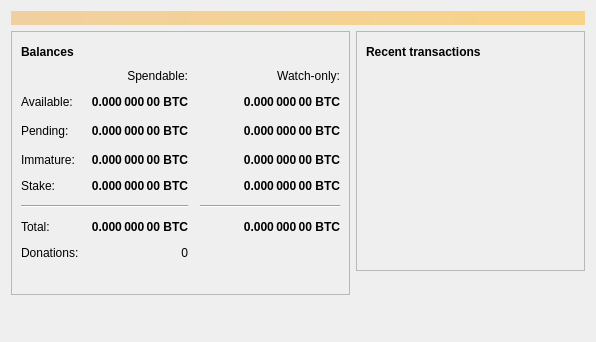
<?xml version="1.0" encoding="UTF-8"?>
<ui version="4.0">
 <class>OverviewPage</class>
 <widget class="QWidget" name="OverviewPage">
  <property name="geometry">
   <rect>
    <x>0</x>
    <y>0</y>
    <width>596</width>
    <height>342</height>
   </rect>
  </property>
  <property name="windowTitle">
   <string>Form</string>
  </property>
  <layout class="QVBoxLayout" name="topLayout">
   <item>
    <widget class="QLabel" name="labelAlerts">
     <property name="visible">
      <bool>false</bool>
     </property>
     <property name="styleSheet">
      <string notr="true">QLabel { background-color: qlineargradient(x1: 0, y1: 0, x2: 1, y2: 0, stop:0 #F0D0A0, stop:1 #F8D488); color:#000000; }</string>
     </property>
     <property name="wordWrap">
      <bool>true</bool>
     </property>
     <property name="margin">
      <number>3</number>
     </property>
     <property name="textInteractionFlags">
      <set>Qt::TextSelectableByMouse</set>
     </property>
    </widget>
   </item>
   <item>
    <layout class="QHBoxLayout" name="horizontalLayout" stretch="1,1">
     <item>
      <layout class="QVBoxLayout" name="verticalLayout_2">
       <item>
        <widget class="QFrame" name="frame">
         <property name="frameShape">
          <enum>QFrame::StyledPanel</enum>
         </property>
         <property name="frameShadow">
          <enum>QFrame::Raised</enum>
         </property>
         <layout class="QVBoxLayout" name="verticalLayout_4">
          <item>
           <layout class="QHBoxLayout" name="horizontalLayout_4">
            <item>
             <widget class="QLabel" name="label_5">
              <property name="font">
               <font>
                <weight>75</weight>
                <bold>true</bold>
               </font>
              </property>
              <property name="text">
               <string>Balances</string>
              </property>
             </widget>
            </item>
            <item>
             <widget class="QPushButton" name="labelWalletStatus">
              <property name="enabled">
               <bool>true</bool>
              </property>
              <property name="maximumSize">
               <size>
                <width>30</width>
                <height>16777215</height>
               </size>
              </property>
              <property name="toolTip">
               <string>The displayed information may be out of date. Your wallet automatically synchronizes with the Bitcoin network after a connection is established, but this process has not completed yet.</string>
              </property>
              <property name="text">
               <string/>
              </property>
              <property name="icon">
               <iconset resource="../bitcoin.qrc">
                <normaloff>:/icons/warning</normaloff>
                <disabledoff>:/icons/warning</disabledoff>:/icons/warning</iconset>
              </property>
              <property name="iconSize">
               <size>
                <width>24</width>
                <height>24</height>
               </size>
              </property>
              <property name="flat">
               <bool>true</bool>
              </property>
             </widget>
            </item>
            <item>
             <spacer name="horizontalSpacer_3">
              <property name="orientation">
               <enum>Qt::Horizontal</enum>
              </property>
              <property name="sizeHint" stdset="0">
               <size>
                <width>40</width>
                <height>20</height>
               </size>
              </property>
             </spacer>
            </item>
           </layout>
          </item>
          <item>
           <layout class="QGridLayout" name="gridLayout">
            <property name="spacing">
             <number>12</number>
            </property>
            <item row="2" column="2">
             <widget class="QLabel" name="labelWatchPending">
              <property name="font">
               <font>
                <weight>75</weight>
                <bold>true</bold>
               </font>
              </property>
              <property name="cursor">
               <cursorShape>IBeamCursor</cursorShape>
              </property>
              <property name="toolTip">
               <string>Unconfirmed transactions to watch-only addresses</string>
              </property>
              <property name="text">
               <string notr="true">0.000 000 00 BTC</string>
              </property>
              <property name="alignment">
               <set>Qt::AlignRight|Qt::AlignTrailing|Qt::AlignVCenter</set>
              </property>
              <property name="textInteractionFlags">
               <set>Qt::LinksAccessibleByMouse|Qt::TextSelectableByKeyboard|Qt::TextSelectableByMouse</set>
              </property>
             </widget>
            </item>
            <item row="2" column="1">
             <widget class="QLabel" name="labelUnconfirmed">
              <property name="font">
               <font>
                <weight>75</weight>
                <bold>true</bold>
               </font>
              </property>
              <property name="cursor">
               <cursorShape>IBeamCursor</cursorShape>
              </property>
              <property name="toolTip">
               <string>Total of transactions that have yet to be confirmed, and do not yet count toward the spendable balance</string>
              </property>
              <property name="text">
               <string notr="true">0.000 000 00 BTC</string>
              </property>
              <property name="alignment">
               <set>Qt::AlignRight|Qt::AlignTrailing|Qt::AlignVCenter</set>
              </property>
              <property name="textInteractionFlags">
               <set>Qt::LinksAccessibleByMouse|Qt::TextSelectableByKeyboard|Qt::TextSelectableByMouse</set>
              </property>
             </widget>
            </item>
            <item row="3" column="2">
             <widget class="QLabel" name="labelWatchImmature">
              <property name="font">
               <font>
                <weight>75</weight>
                <bold>true</bold>
               </font>
              </property>
              <property name="cursor">
               <cursorShape>IBeamCursor</cursorShape>
              </property>
              <property name="toolTip">
               <string>Mined balance in watch-only addresses that has not yet matured</string>
              </property>
              <property name="text">
               <string notr="true">0.000 000 00 BTC</string>
              </property>
              <property name="alignment">
               <set>Qt::AlignRight|Qt::AlignTrailing|Qt::AlignVCenter</set>
              </property>
              <property name="textInteractionFlags">
               <set>Qt::LinksAccessibleByMouse|Qt::TextSelectableByKeyboard|Qt::TextSelectableByMouse</set>
              </property>
             </widget>
            </item>
            <item row="5" column="0" colspan="2">
             <widget class="Line" name="line">
              <property name="orientation">
               <enum>Qt::Horizontal</enum>
              </property>
             </widget>
            </item>
            <item row="5" column="2">
             <widget class="Line" name="lineWatchBalance">
              <property name="sizePolicy">
               <sizepolicy hsizetype="Preferred" vsizetype="Fixed">
                <horstretch>0</horstretch>
                <verstretch>0</verstretch>
               </sizepolicy>
              </property>
              <property name="minimumSize">
               <size>
                <width>140</width>
                <height>0</height>
               </size>
              </property>
              <property name="orientation">
               <enum>Qt::Horizontal</enum>
              </property>
             </widget>
            </item>
            <item row="6" column="0">
             <widget class="QLabel" name="labelTotalText">
              <property name="text">
               <string>Total:</string>
              </property>
             </widget>
            </item>
            <item row="3" column="1">
             <widget class="QLabel" name="labelImmature">
              <property name="font">
               <font>
                <weight>75</weight>
                <bold>true</bold>
               </font>
              </property>
              <property name="cursor">
               <cursorShape>IBeamCursor</cursorShape>
              </property>
              <property name="toolTip">
               <string>Mined balance that has not yet matured</string>
              </property>
              <property name="text">
               <string notr="true">0.000 000 00 BTC</string>
              </property>
              <property name="alignment">
               <set>Qt::AlignRight|Qt::AlignTrailing|Qt::AlignVCenter</set>
              </property>
              <property name="textInteractionFlags">
               <set>Qt::LinksAccessibleByMouse|Qt::TextSelectableByKeyboard|Qt::TextSelectableByMouse</set>
              </property>
             </widget>
            </item>
            <item row="2" column="3">
             <spacer name="horizontalSpacer_2">
              <property name="orientation">
               <enum>Qt::Horizontal</enum>
              </property>
              <property name="sizeHint" stdset="0">
               <size>
                <width>40</width>
                <height>20</height>
               </size>
              </property>
             </spacer>
            </item>
            <item row="3" column="0">
             <widget class="QLabel" name="labelImmatureText">
              <property name="text">
               <string>Immature:</string>
              </property>
             </widget>
            </item>
            <item row="6" column="1">
             <widget class="QLabel" name="labelTotal">
              <property name="font">
               <font>
                <weight>75</weight>
                <bold>true</bold>
               </font>
              </property>
              <property name="cursor">
               <cursorShape>IBeamCursor</cursorShape>
              </property>
              <property name="toolTip">
               <string>Your current total balance</string>
              </property>
              <property name="text">
               <string notr="true">0.000 000 00 BTC</string>
              </property>
              <property name="alignment">
               <set>Qt::AlignRight|Qt::AlignTrailing|Qt::AlignVCenter</set>
              </property>
              <property name="textInteractionFlags">
               <set>Qt::LinksAccessibleByMouse|Qt::TextSelectableByKeyboard|Qt::TextSelectableByMouse</set>
              </property>
             </widget>
            </item>
            <item row="6" column="2">
             <widget class="QLabel" name="labelWatchTotal">
              <property name="font">
               <font>
                <weight>75</weight>
                <bold>true</bold>
               </font>
              </property>
              <property name="cursor">
               <cursorShape>IBeamCursor</cursorShape>
              </property>
              <property name="toolTip">
               <string>Current total balance in watch-only addresses</string>
              </property>
              <property name="text">
               <string notr="true">0.000 000 00 BTC</string>
              </property>
              <property name="alignment">
               <set>Qt::AlignRight|Qt::AlignTrailing|Qt::AlignVCenter</set>
              </property>
              <property name="textInteractionFlags">
               <set>Qt::LinksAccessibleByMouse|Qt::TextSelectableByKeyboard|Qt::TextSelectableByMouse</set>
              </property>
             </widget>
            </item>
            <item row="7" column="0">
             <widget class="QLabel" name="labelDonationsText">
              <property name="text">
               <string>Donations:</string>
              </property>
             </widget>
            </item>
            <item row="7" column="1">
             <widget class="QLabel" name="labelDonations">
              <property name="cursor">
               <cursorShape>IBeamCursor</cursorShape>
              </property>
              <property name="toolTip">
               <string>Total donations to the Kindcoin team</string>
              </property>
              <property name="text">
               <string>0</string>
              </property>
              <property name="alignment">
               <set>Qt::AlignRight|Qt::AlignTrailing|Qt::AlignVCenter</set>
              </property>
              <property name="textInteractionFlags">
               <set>Qt::LinksAccessibleByMouse|Qt::TextSelectableByKeyboard|Qt::TextSelectableByMouse</set>
              </property>
             </widget>
            </item>
            <item row="0" column="2">
             <widget class="QLabel" name="labelWatchonly">
              <property name="text">
               <string>Watch-only:</string>
              </property>
              <property name="alignment">
               <set>Qt::AlignRight|Qt::AlignTrailing|Qt::AlignVCenter</set>
              </property>
             </widget>
            </item>
            <item row="1" column="0">
             <widget class="QLabel" name="labelBalanceText">
              <property name="text">
               <string>Available:</string>
              </property>
             </widget>
            </item>
            <item row="1" column="1">
             <widget class="QLabel" name="labelBalance">
              <property name="font">
               <font>
                <weight>75</weight>
                <bold>true</bold>
               </font>
              </property>
              <property name="cursor">
               <cursorShape>IBeamCursor</cursorShape>
              </property>
              <property name="toolTip">
               <string>Your current spendable balance</string>
              </property>
              <property name="text">
               <string notr="true">0.000 000 00 BTC</string>
              </property>
              <property name="alignment">
               <set>Qt::AlignRight|Qt::AlignTrailing|Qt::AlignVCenter</set>
              </property>
              <property name="textInteractionFlags">
               <set>Qt::LinksAccessibleByMouse|Qt::TextSelectableByKeyboard|Qt::TextSelectableByMouse</set>
              </property>
             </widget>
            </item>
            <item row="1" column="2">
             <widget class="QLabel" name="labelWatchAvailable">
              <property name="font">
               <font>
                <weight>75</weight>
                <bold>true</bold>
               </font>
              </property>
              <property name="cursor">
               <cursorShape>IBeamCursor</cursorShape>
              </property>
              <property name="toolTip">
               <string>Your current balance in watch-only addresses</string>
              </property>
              <property name="text">
               <string notr="true">0.000 000 00 BTC</string>
              </property>
              <property name="alignment">
               <set>Qt::AlignRight|Qt::AlignTrailing|Qt::AlignVCenter</set>
              </property>
              <property name="textInteractionFlags">
               <set>Qt::LinksAccessibleByMouse|Qt::TextSelectableByKeyboard|Qt::TextSelectableByMouse</set>
              </property>
             </widget>
            </item>
            <item row="2" column="0">
             <widget class="QLabel" name="labelPendingText">
              <property name="text">
               <string>Pending:</string>
              </property>
             </widget>
            </item>
            <item row="0" column="1">
             <widget class="QLabel" name="labelSpendable">
              <property name="text">
               <string>Spendable:</string>
              </property>
              <property name="alignment">
               <set>Qt::AlignRight|Qt::AlignTrailing|Qt::AlignVCenter</set>
              </property>
             </widget>
            </item>
            <item row="4" column="0">
             <widget class="QLabel" name="labelStakeText">
              <property name="text">
               <string>Stake:</string>
              </property>
             </widget>
            </item>
            <item row="4" column="1">
             <widget class="QLabel" name="labelStake">
              <property name="font">
               <font>
                <weight>75</weight>
                <bold>true</bold>
               </font>
              </property>
              <property name="text">
               <string>0.000 000 00 BTC</string>
              </property>
              <property name="alignment">
               <set>Qt::AlignRight|Qt::AlignTrailing|Qt::AlignVCenter</set>
              </property>
              <property name="textInteractionFlags">
               <set>Qt::LinksAccessibleByMouse|Qt::TextSelectableByKeyboard|Qt::TextSelectableByMouse</set>
              </property>
             </widget>
            </item>
            <item row="4" column="2">
             <widget class="QLabel" name="labelWatchStake">
              <property name="font">
               <font>
                <weight>75</weight>
                <bold>true</bold>
               </font>
              </property>
              <property name="text">
               <string>0.000 000 00 BTC</string>
              </property>
              <property name="alignment">
               <set>Qt::AlignRight|Qt::AlignTrailing|Qt::AlignVCenter</set>
              </property>
              <property name="textInteractionFlags">
               <set>Qt::LinksAccessibleByMouse|Qt::TextSelectableByKeyboard|Qt::TextSelectableByMouse</set>
              </property>
             </widget>
            </item>
            <item row="2" column="3">
             <spacer name="horizontalSpacer_21">
              <property name="orientation">
               <enum>Qt::Horizontal</enum>
              </property>
              <property name="sizeHint" stdset="0">
               <size>
                <width>40</width>
                <height>20</height>
               </size>
              </property>
             </spacer>
            </item>
           </layout>
          </item>
          <item>
           <spacer name="verticalSpacer_3">
            <property name="orientation">
             <enum>Qt::Vertical</enum>
            </property>
            <property name="sizeType">
             <enum>QSizePolicy::Fixed</enum>
            </property>
            <property name="sizeHint" stdset="0">
             <size>
              <width>20</width>
              <height>25</height>
             </size>
            </property>
           </spacer>
          </item>
         </layout>
        </widget>
       </item>
       <item>
        <spacer name="verticalSpacer">
         <property name="orientation">
          <enum>Qt::Vertical</enum>
         </property>
         <property name="sizeHint" stdset="0">
          <size>
           <width>20</width>
           <height>40</height>
          </size>
         </property>
        </spacer>
       </item>
      </layout>
     </item>
     <item>
      <layout class="QVBoxLayout" name="verticalLayout_3">
       <item>
        <widget class="QFrame" name="frame_2">
         <property name="frameShape">
          <enum>QFrame::StyledPanel</enum>
         </property>
         <property name="frameShadow">
          <enum>QFrame::Raised</enum>
         </property>
         <layout class="QVBoxLayout" name="verticalLayout">
          <item>
           <layout class="QHBoxLayout" name="horizontalLayout_2">
            <item>
             <widget class="QLabel" name="label_4">
              <property name="font">
               <font>
                <weight>75</weight>
                <bold>true</bold>
               </font>
              </property>
              <property name="text">
               <string>Recent transactions</string>
              </property>
             </widget>
            </item>
            <item>
             <widget class="QPushButton" name="labelTransactionsStatus">
              <property name="enabled">
               <bool>true</bool>
              </property>
              <property name="maximumSize">
               <size>
                <width>30</width>
                <height>16777215</height>
               </size>
              </property>
              <property name="toolTip">
               <string>The displayed information may be out of date. Your wallet automatically synchronizes with the Bitcoin network after a connection is established, but this process has not completed yet.</string>
              </property>
              <property name="text">
               <string/>
              </property>
              <property name="icon">
               <iconset resource="../bitcoin.qrc">
                <normaloff>:/icons/warning</normaloff>
                <disabledoff>:/icons/warning</disabledoff>:/icons/warning</iconset>
              </property>
              <property name="iconSize">
               <size>
                <width>24</width>
                <height>24</height>
               </size>
              </property>
              <property name="flat">
               <bool>true</bool>
              </property>
             </widget>
            </item>
            <item>
             <spacer name="horizontalSpacer">
              <property name="orientation">
               <enum>Qt::Horizontal</enum>
              </property>
              <property name="sizeHint" stdset="0">
               <size>
                <width>40</width>
                <height>20</height>
               </size>
              </property>
             </spacer>
            </item>
           </layout>
          </item>
          <item>
           <widget class="QListView" name="listTransactions">
            <property name="styleSheet">
             <string notr="true">QListView { background: transparent; }</string>
            </property>
            <property name="frameShape">
             <enum>QFrame::NoFrame</enum>
            </property>
            <property name="verticalScrollBarPolicy">
             <enum>Qt::ScrollBarAlwaysOff</enum>
            </property>
            <property name="horizontalScrollBarPolicy">
             <enum>Qt::ScrollBarAlwaysOff</enum>
            </property>
            <property name="selectionMode">
             <enum>QAbstractItemView::NoSelection</enum>
            </property>
           </widget>
          </item>
         </layout>
        </widget>
       </item>
       <item>
        <spacer name="verticalSpacer_2">
         <property name="orientation">
          <enum>Qt::Vertical</enum>
         </property>
         <property name="sizeHint" stdset="0">
          <size>
           <width>20</width>
           <height>40</height>
          </size>
         </property>
        </spacer>
       </item>
      </layout>
     </item>
    </layout>
   </item>
  </layout>
 </widget>
 <resources/>
 <connections/>
</ui>
